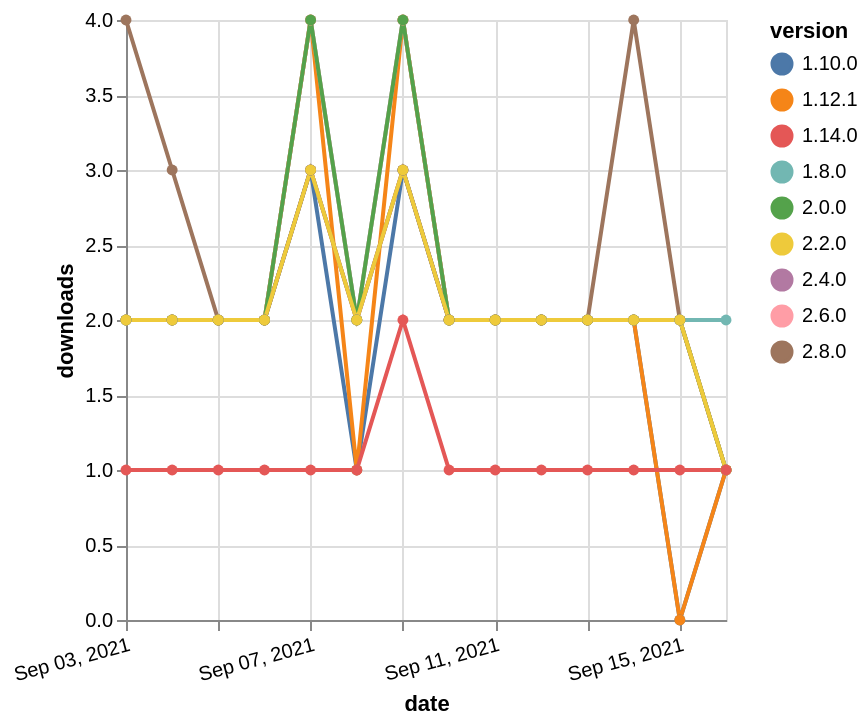

The specification (Vega-Lite) saved for this image:
### Vega-Lite specification from a JSON file in a GitHub repository (floating-point values rounded to 4 significant figures)
{"$schema": "https://vega.github.io/schema/vega-lite/v5.json", "description": "A simple bar chart with embedded data.", "data": {"values": [{"date": "2021-09-03", "total": 1024, "delta": 2, "version": "2.4.0"}, {"date": "2021-09-04", "total": 1026, "delta": 2, "version": "2.4.0"}, {"date": "2021-09-05", "total": 1028, "delta": 2, "version": "2.4.0"}, {"date": "2021-09-06", "total": 1030, "delta": 2, "version": "2.4.0"}, {"date": "2021-09-07", "total": 1033, "delta": 3, "version": "2.4.0"}, {"date": "2021-09-08", "total": 1035, "delta": 2, "version": "2.4.0"}, {"date": "2021-09-09", "total": 1038, "delta": 3, "version": "2.4.0"}, {"date": "2021-09-10", "total": 1040, "delta": 2, "version": "2.4.0"}, {"date": "2021-09-11", "total": 1042, "delta": 2, "version": "2.4.0"}, {"date": "2021-09-12", "total": 1044, "delta": 2, "version": "2.4.0"}, {"date": "2021-09-13", "total": 1046, "delta": 2, "version": "2.4.0"}, {"date": "2021-09-14", "total": 1048, "delta": 2, "version": "2.4.0"}, {"date": "2021-09-15", "total": 1050, "delta": 2, "version": "2.4.0"}, {"date": "2021-09-16", "total": 1051, "delta": 1, "version": "2.4.0"}, {"date": "2021-09-03", "total": 3222, "delta": 2, "version": "1.8.0"}, {"date": "2021-09-04", "total": 3224, "delta": 2, "version": "1.8.0"}, {"date": "2021-09-05", "total": 3226, "delta": 2, "version": "1.8.0"}, {"date": "2021-09-06", "total": 3228, "delta": 2, "version": "1.8.0"}, {"date": "2021-09-07", "total": 3232, "delta": 4, "version": "1.8.0"}, {"date": "2021-09-08", "total": 3234, "delta": 2, "version": "1.8.0"}, {"date": "2021-09-09", "total": 3238, "delta": 4, "version": "1.8.0"}, {"date": "2021-09-10", "total": 3240, "delta": 2, "version": "1.8.0"}, {"date": "2021-09-11", "total": 3242, "delta": 2, "version": "1.8.0"}, {"date": "2021-09-12", "total": 3244, "delta": 2, "version": "1.8.0"}, {"date": "2021-09-13", "total": 3246, "delta": 2, "version": "1.8.0"}, {"date": "2021-09-14", "total": 3248, "delta": 2, "version": "1.8.0"}, {"date": "2021-09-15", "total": 3250, "delta": 2, "version": "1.8.0"}, {"date": "2021-09-16", "total": 3252, "delta": 2, "version": "1.8.0"}, {"date": "2021-09-03", "total": 2650, "delta": 2, "version": "1.10.0"}, {"date": "2021-09-04", "total": 2652, "delta": 2, "version": "1.10.0"}, {"date": "2021-09-05", "total": 2654, "delta": 2, "version": "1.10.0"}, {"date": "2021-09-06", "total": 2656, "delta": 2, "version": "1.10.0"}, {"date": "2021-09-07", "total": 2659, "delta": 3, "version": "1.10.0"}, {"date": "2021-09-08", "total": 2660, "delta": 1, "version": "1.10.0"}, {"date": "2021-09-09", "total": 2663, "delta": 3, "version": "1.10.0"}, {"date": "2021-09-10", "total": 2665, "delta": 2, "version": "1.10.0"}, {"date": "2021-09-11", "total": 2667, "delta": 2, "version": "1.10.0"}, {"date": "2021-09-12", "total": 2669, "delta": 2, "version": "1.10.0"}, {"date": "2021-09-13", "total": 2671, "delta": 2, "version": "1.10.0"}, {"date": "2021-09-14", "total": 2673, "delta": 2, "version": "1.10.0"}, {"date": "2021-09-15", "total": 2673, "delta": 0, "version": "1.10.0"}, {"date": "2021-09-16", "total": 2674, "delta": 1, "version": "1.10.0"}, {"date": "2021-09-03", "total": 2523, "delta": 2, "version": "1.12.1"}, {"date": "2021-09-04", "total": 2525, "delta": 2, "version": "1.12.1"}, {"date": "2021-09-05", "total": 2527, "delta": 2, "version": "1.12.1"}, {"date": "2021-09-06", "total": 2529, "delta": 2, "version": "1.12.1"}, {"date": "2021-09-07", "total": 2533, "delta": 4, "version": "1.12.1"}, {"date": "2021-09-08", "total": 2534, "delta": 1, "version": "1.12.1"}, {"date": "2021-09-09", "total": 2538, "delta": 4, "version": "1.12.1"}, {"date": "2021-09-10", "total": 2540, "delta": 2, "version": "1.12.1"}, {"date": "2021-09-11", "total": 2542, "delta": 2, "version": "1.12.1"}, {"date": "2021-09-12", "total": 2544, "delta": 2, "version": "1.12.1"}, {"date": "2021-09-13", "total": 2546, "delta": 2, "version": "1.12.1"}, {"date": "2021-09-14", "total": 2548, "delta": 2, "version": "1.12.1"}, {"date": "2021-09-15", "total": 2548, "delta": 0, "version": "1.12.1"}, {"date": "2021-09-16", "total": 2549, "delta": 1, "version": "1.12.1"}, {"date": "2021-09-03", "total": 236, "delta": 4, "version": "2.8.0"}, {"date": "2021-09-04", "total": 239, "delta": 3, "version": "2.8.0"}, {"date": "2021-09-05", "total": 241, "delta": 2, "version": "2.8.0"}, {"date": "2021-09-06", "total": 243, "delta": 2, "version": "2.8.0"}, {"date": "2021-09-07", "total": 246, "delta": 3, "version": "2.8.0"}, {"date": "2021-09-08", "total": 248, "delta": 2, "version": "2.8.0"}, {"date": "2021-09-09", "total": 251, "delta": 3, "version": "2.8.0"}, {"date": "2021-09-10", "total": 253, "delta": 2, "version": "2.8.0"}, {"date": "2021-09-11", "total": 255, "delta": 2, "version": "2.8.0"}, {"date": "2021-09-12", "total": 257, "delta": 2, "version": "2.8.0"}, {"date": "2021-09-13", "total": 259, "delta": 2, "version": "2.8.0"}, {"date": "2021-09-14", "total": 263, "delta": 4, "version": "2.8.0"}, {"date": "2021-09-15", "total": 265, "delta": 2, "version": "2.8.0"}, {"date": "2021-09-16", "total": 266, "delta": 1, "version": "2.8.0"}, {"date": "2021-09-03", "total": 705, "delta": 2, "version": "2.6.0"}, {"date": "2021-09-04", "total": 707, "delta": 2, "version": "2.6.0"}, {"date": "2021-09-05", "total": 709, "delta": 2, "version": "2.6.0"}, {"date": "2021-09-06", "total": 711, "delta": 2, "version": "2.6.0"}, {"date": "2021-09-07", "total": 715, "delta": 4, "version": "2.6.0"}, {"date": "2021-09-08", "total": 717, "delta": 2, "version": "2.6.0"}, {"date": "2021-09-09", "total": 721, "delta": 4, "version": "2.6.0"}, {"date": "2021-09-10", "total": 723, "delta": 2, "version": "2.6.0"}, {"date": "2021-09-11", "total": 725, "delta": 2, "version": "2.6.0"}, {"date": "2021-09-12", "total": 727, "delta": 2, "version": "2.6.0"}, {"date": "2021-09-13", "total": 729, "delta": 2, "version": "2.6.0"}, {"date": "2021-09-14", "total": 731, "delta": 2, "version": "2.6.0"}, {"date": "2021-09-15", "total": 733, "delta": 2, "version": "2.6.0"}, {"date": "2021-09-16", "total": 734, "delta": 1, "version": "2.6.0"}, {"date": "2021-09-03", "total": 1987, "delta": 2, "version": "2.0.0"}, {"date": "2021-09-04", "total": 1989, "delta": 2, "version": "2.0.0"}, {"date": "2021-09-05", "total": 1991, "delta": 2, "version": "2.0.0"}, {"date": "2021-09-06", "total": 1993, "delta": 2, "version": "2.0.0"}, {"date": "2021-09-07", "total": 1997, "delta": 4, "version": "2.0.0"}, {"date": "2021-09-08", "total": 1999, "delta": 2, "version": "2.0.0"}, {"date": "2021-09-09", "total": 2003, "delta": 4, "version": "2.0.0"}, {"date": "2021-09-10", "total": 2005, "delta": 2, "version": "2.0.0"}, {"date": "2021-09-11", "total": 2007, "delta": 2, "version": "2.0.0"}, {"date": "2021-09-12", "total": 2009, "delta": 2, "version": "2.0.0"}, {"date": "2021-09-13", "total": 2011, "delta": 2, "version": "2.0.0"}, {"date": "2021-09-14", "total": 2013, "delta": 2, "version": "2.0.0"}, {"date": "2021-09-15", "total": 2015, "delta": 2, "version": "2.0.0"}, {"date": "2021-09-16", "total": 2016, "delta": 1, "version": "2.0.0"}, {"date": "2021-09-03", "total": 1469, "delta": 2, "version": "2.2.0"}, {"date": "2021-09-04", "total": 1471, "delta": 2, "version": "2.2.0"}, {"date": "2021-09-05", "total": 1473, "delta": 2, "version": "2.2.0"}, {"date": "2021-09-06", "total": 1475, "delta": 2, "version": "2.2.0"}, {"date": "2021-09-07", "total": 1478, "delta": 3, "version": "2.2.0"}, {"date": "2021-09-08", "total": 1480, "delta": 2, "version": "2.2.0"}, {"date": "2021-09-09", "total": 1483, "delta": 3, "version": "2.2.0"}, {"date": "2021-09-10", "total": 1485, "delta": 2, "version": "2.2.0"}, {"date": "2021-09-11", "total": 1487, "delta": 2, "version": "2.2.0"}, {"date": "2021-09-12", "total": 1489, "delta": 2, "version": "2.2.0"}, {"date": "2021-09-13", "total": 1491, "delta": 2, "version": "2.2.0"}, {"date": "2021-09-14", "total": 1493, "delta": 2, "version": "2.2.0"}, {"date": "2021-09-15", "total": 1495, "delta": 2, "version": "2.2.0"}, {"date": "2021-09-16", "total": 1496, "delta": 1, "version": "2.2.0"}, {"date": "2021-09-03", "total": 235, "delta": 1, "version": "1.14.0"}, {"date": "2021-09-04", "total": 236, "delta": 1, "version": "1.14.0"}, {"date": "2021-09-05", "total": 237, "delta": 1, "version": "1.14.0"}, {"date": "2021-09-06", "total": 238, "delta": 1, "version": "1.14.0"}, {"date": "2021-09-07", "total": 239, "delta": 1, "version": "1.14.0"}, {"date": "2021-09-08", "total": 240, "delta": 1, "version": "1.14.0"}, {"date": "2021-09-09", "total": 242, "delta": 2, "version": "1.14.0"}, {"date": "2021-09-10", "total": 243, "delta": 1, "version": "1.14.0"}, {"date": "2021-09-11", "total": 244, "delta": 1, "version": "1.14.0"}, {"date": "2021-09-12", "total": 245, "delta": 1, "version": "1.14.0"}, {"date": "2021-09-13", "total": 246, "delta": 1, "version": "1.14.0"}, {"date": "2021-09-14", "total": 247, "delta": 1, "version": "1.14.0"}, {"date": "2021-09-15", "total": 248, "delta": 1, "version": "1.14.0"}, {"date": "2021-09-16", "total": 249, "delta": 1, "version": "1.14.0"}]}, "width": "container", "mark": {"type": "line", "point": {"filled": true}}, "encoding": {"x": {"field": "date", "type": "temporal", "timeUnit": "yearmonthdate", "title": "date", "axis": {"labelAngle": -15}}, "y": {"field": "delta", "type": "quantitative", "title": "downloads"}, "color": {"field": "version", "type": "nominal"}, "tooltip": {"field": "delta"}}}
